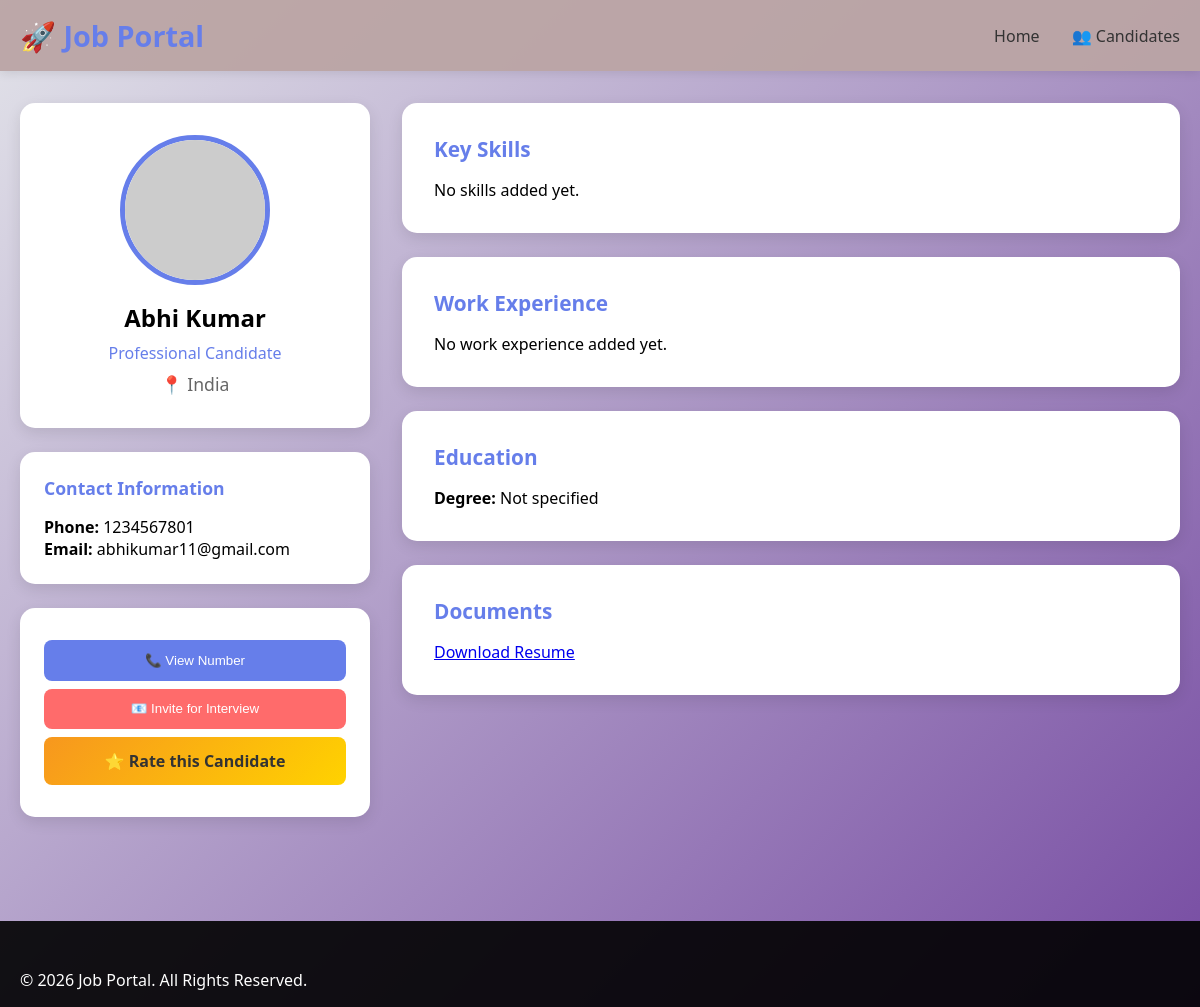
The app's page /profile/Abhi Kumar/ with its own data.
### jobs/models.py (models this page shows, shortened)
class UserProfile(models.Model):
    ROLE_CHOICES = [
        ('seeker', 'Job Seeker'),
        ('employer', 'Employer'),
    ]
    user = models.OneToOneField(
        User,
        on_delete=models.CASCADE,
        related_name="profile"
    )
    role = models.CharField(max_length=10, choices=ROLE_CHOICES)
    phone = models.CharField(max_length=15, blank=True)
    whatsapp = models.CharField(max_length=15, blank=True)
    resume = models.FileField(upload_to='resumes/', blank=True, null=True)
    company_name = models.CharField(max_length=200, blank=True)
    resume_headline = models.CharField(max_length=300, blank=True)
    key_skills = models.TextField(blank=True)
    employment = models.TextField(blank=True)
    degree = models.CharField(max_length=200, blank=True)
    education = models.TextField(blank=True)
    it_skills = models.TextField(blank=True)
    projects = models.TextField(blank=True)
    profile_summary = models.TextField(blank=True)
    accomplishments = models.TextField(blank=True)
    career_profile = models.TextField(blank=True)
    speaks = models.CharField(max_length=200, blank=True)
    location = models.CharField(max_length=200, blank=True)
    skills = models.TextField(blank=True)
    expected_salary = models.CharField(max_length=100, blank=True)
    aadhar_card = models.FileField(upload_to='documents/', blank=True, null=True)
    bank_documents = models.FileField(upload_to='documents/', blank=True, null=True)
    work_experience = models.TextField(blank=True)
    date_of_birth = models.DateField(null=True, blank=True)
    gender = models.CharField(max_length=10, blank=True)
    marital_status = models.CharField(max_length=20, blank=True)
    address = models.TextField(blank=True)

### jobs/views.py (the view)
# urls.py: path('profile/<str:username>/', views.seeker_profile, name='seeker_profile'),
def seeker_profile(request, username):
    user = get_object_or_404(User, username=username)
    profile = get_object_or_404(UserProfile, user=user, role='seeker')
    return render(request, 'seeker_profile.html', {
        'profile': profile
    })

### templates/seeker_profile.html (shortened to what this page needs)
{% load static %}
<!DOCTYPE html>
<html lang="en">
<head>
    <link rel="stylesheet" href="{% static 'css/style.css' %}">
</head>
<body>
    <header>
        <nav class="navbar">
            <div class="container">
                <h1 class="logo">🚀 Job Portal</h1>
                <ul class="nav-links">
                    <li><a href="/">Home</a></li>
                    <li><a href="{% url 'candidates_list' %}">👥 Candidates</a></li>
                </ul>
            </div>
        </nav>
    </header>
    <section class="profile-view-section">
        <div class="container">
            <div class="profile-layout">
                <div class="profile-sidebar">
                    <div class="profile-photo-box">
                        <div class="profile-photo">
                            {% if profile.profile_image %}
                            <img src="{{ profile.profile_image.url }}" alt="Profile Image">
                            {% else %}
                            <img src="https://ui-avatars.com/api/?name={{ profile.user.username }}&size=200&background=667eea&color=fff"
                                alt="Profile Image">
                            {% endif %}
                        </div>
                        <h2>{{ profile.user.get_full_name|default:profile.user.username }}</h2>
                        <p class="profile-headline">{{ profile.resume_headline|default:"Professional Candidate" }}</p>
                        <p class="profile-location">📍 {{ profile.location|default:"India" }}</p>
                    </div>
                    <div class="profile-contact-box">
                        <h3>Contact Information</h3>
                        <p><strong>Phone:</strong> {{ profile.phone|default:"Not provided" }}</p>
                        <p><strong>Email:</strong> {{ profile.user.email }}</p>
                    </div>
                    <div class="profile-actions-box">
                        {% if profile.phone %}
                        <button class="btn-action-full" onclick="alert('📞 Phone: {{ profile.phone }}')">📞 View
                            Number</button>
                        {% endif %}
                        <button class="btn-action-full btn-invite-full"
                            onclick="alert('📧 Email: {{ profile.user.email }}\n\nYou can send interview invitation to this email.')">📧
                            Invite for Interview</button>
                        <a href="{% url 'rating_options' %}" target="_blank" class="btn-action-full"
                            style="text-align:center; background: linear-gradient(135deg, #f7971e, #ffd200); color: #333; font-weight: 600;">⭐
                            Rate this Candidate</a>
                    </div>
                </div>
                <div class="profile-content">
                    <div class="content-box">
                        <h3>Key Skills</h3>
                        {% if profile.key_skills %}
                        <div class="skills-tags">
                            {% for skill in profile.key_skills.split %}
                            <span class="skill-tag">{{ skill }}</span>
                            {% endfor %}
                        </div>
                        {% else %}
                        <p>No skills added yet.</p>
                        {% endif %}
                    </div>
                    <div class="content-box">
                        <h3>Work Experience</h3>
                        {% if profile.employment %}
                        <p>{{ profile.employment|linebreaks }}</p>
                        {% else %}
                        <p>No work experience added yet.</p>
                        {% endif %}
                    </div>
                    <div class="content-box">
                        <h3>Education</h3>
                        <p><strong>Degree:</strong> {{ profile.degree|default:"Not specified" }}</p>
                    </div>
                    <div class="content-box">
                        <h3>Documents</h3>
                        {% if profile.resume %}
                        <p><a href="{{ profile.resume.url }}" target="_blank">Download Resume</a></p>
                        {% else %}
                        <p>No documents uploaded.</p>
                        {% endif %}
                    </div>
                </div>
            </div>
        </div>
    </section>
    <footer>
        <div class="container">
            <p>&copy; 2026 Job Portal. All Rights Reserved.</p>
        </div>
    </footer>
</body>
</html>

### static/css/style.css (style rules this page uses)
* { margin: 0; padding: 0; box-sizing: border-box; }
body { font-family: 'Segoe UI', Tahoma, Geneva, Verdana, sans-serif; background: linear-gradient(135deg, #e2e3e9 0%, #764ba2 100%); min-height: 100vh; }
.container { max-width: 1500px; margin: 0 auto; padding: 0 20px; }
.navbar { background: rgba(187, 165, 165, 0.95); padding: 1rem 0; box-shadow: 0 2px 10px rgba(0,0,0,0.1); }
.navbar .container { display: flex; justify-content: space-between; align-items: center; }
.logo { font-size: 1.8rem; color: #667eea; font-weight: bold; }
.nav-links { display: flex; list-style: none; gap: 2rem; }
.nav-links a { text-decoration: none; color: #333; font-weight: 500; transition: color 0.3s; }
footer { background: rgba(0,0,0,0.9); color: white; padding: 3rem 0 1rem; margin-top: 3rem; }
.profile-location { color: #666; font-size: 1.1rem; }
.profile-view-section { min-height: 80vh; padding: 2rem 0; }
.profile-layout { display: grid; grid-template-columns: 350px 1fr; gap: 2rem; }
.profile-sidebar { position: sticky; top: 20px; height: fit-content; }
.profile-photo-box { background: white; padding: 2rem; border-radius: 15px; text-align: center; margin-bottom: 1.5rem; box-shadow: 0 5px 15px rgba(0,0,0,0.1); }
.profile-photo { width: 150px; height: 150px; margin: 0 auto 1rem; border-radius: 50%; overflow: hidden; border: 5px solid #667eea; }
.profile-photo img { width: 100%; height: 100%; object-fit: cover; }
.profile-headline { color: #667eea; font-weight: 500; margin: 0.5rem 0; }
.profile-contact-box, .profile-rating-box, .profile-actions-box { background: white; padding: 1.5rem; border-radius: 15px; margin-bottom: 1.5rem; box-shadow: 0 5px 15px rgba(0,0,0,0.1); }
.profile-contact-box h3, .profile-rating-box h3 { color: #667eea; margin-bottom: 1rem; font-size: 1.1rem; }
.btn-action-full { display: block; width: 100%; padding: 0.8rem; margin: 0.5rem 0; background: #667eea; color: white; text-align: center; text-decoration: none; border: none; border-radius: 8px; cursor: pointer; transition: background 0.3s; }
.btn-invite-full { background: #ff6b6b; }
.profile-content { display: flex; flex-direction: column; gap: 1.5rem; }
.content-box { background: white; padding: 2rem; border-radius: 15px; box-shadow: 0 5px 15px rgba(0,0,0,0.1); }
.content-box h3 { color: #667eea; margin-bottom: 1rem; font-size: 1.3rem; }

### records on screen
UserProfile: user.get_full_name "Abhi Kumar", resume_headline "Professional Candidate", location "India", phone "1234567801", user.email "abhikumar11@gmail.com", degree "Not specified"
